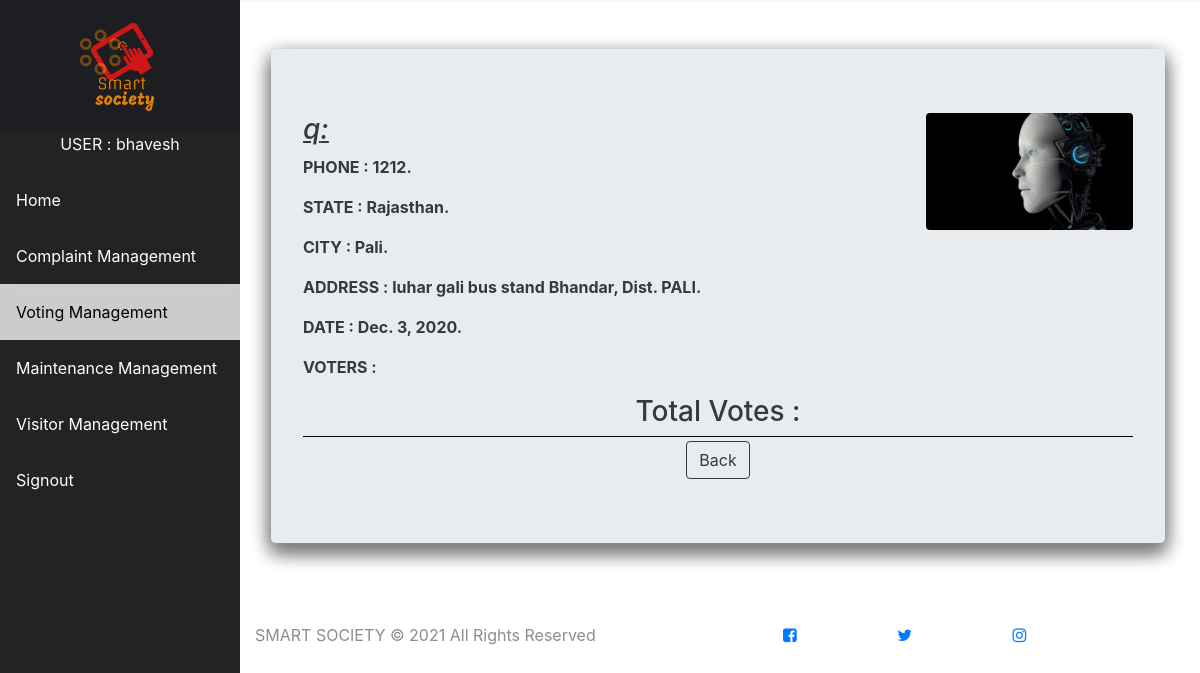
The page /security/groupview/3 (signed in) on the database its author committed.
### security/models.py (models this page shows, shortened)
class Vote_Groups(models.Model):
	group_id = models.AutoField(primary_key=True)
	name = models.CharField(max_length=70)
	phone = models.CharField(max_length=50, default="")
	state = models.CharField(max_length=50, default="")
	city = models.CharField(max_length=50, default="")
	address = models.CharField(max_length=80, default="")
	date = models.DateField()
	image = models.ImageField(upload_to="security/images")

### security/views.py (the view)
# urls.py: path('groupview/<myid>', views.groupview, name='groupview'),
def groupview(request, myid):
	msg = myid.split(',')
	try:
		listgroup = Vote_Groups.objects.filter(group_id=int(msg[0]))
		ls = Vote_Result.objects.filter(votes=msg[1])
		list_1 = []
		for i in range(len(ls)):
			list_1.append(ls[i])
		length = len(list_1)
		return render(request, 'security/groupview.html',{'listgroup':listgroup[0], 'lists':list_1, 'votes':length})
	except:
		return render(request, 'security/groupview.html',{'listgroup':listgroup[0]})

### security/templates/security/groupview.html (shortened to what this page needs)
{% extends 'society/dashboard.html' %}
{% block body %}
{% if user.is_authenticated %}
  {% load static %}
  <div class="sidebar">
    <a class="text-center" id="lgo" href="http://127.0.0.1:8000/security/home/">
    <img src="{% static 'society/logo.png' %}" height="100vh" ></a>
    <p class="text-light text-center" >USER : {{ request.user }}</p>
    <a href="http://127.0.0.1:8000/security/home/">Home</a>
    <a href="http://127.0.0.1:8000/security/complain/">Complaint Management</a>
    <a class="active" href="http://127.0.0.1:8000/security/voting/">Voting Management</a>
    <a href="/security/main/">Maintenance Management</a>
    <a href="/security/visit/">Visitor Management</a>
    <a href="http://127.0.0.1:8000/society/logout/">Signout</a>
  </div>
  <div class="content">
    <section class="container mt-5">
      <div class="jumbotron text-dark">
        <img src="/media/{{listgroup.image}}" class="w-25 rounded float-right">
        <h3 class="display-5"><u><i>{{listgroup.name}}:</i></u></h3>
        <p>PHONE : {{listgroup.phone}}.</p>
        <p>STATE : {{listgroup.state}}.</p>
        <p>CITY : {{listgroup.city}}.</p>
        <p>ADDRESS : {{listgroup.address}}.</p>
        <p>DATE : {{listgroup.date}}.</p>
        <p>VOTERS :{% for i in lists %} {{i}}, {% endfor %}</p>
        <h3 class="text-center display-5"> Total Votes : {{votes}} </h3>
        <hr class="my-1">
        <div class="text-center">
          <a href="/security/listgroup/"><button class="btn btn-outline-dark">Back</button></a>
        </div>
      </div>
    </section>
  </div>
{% endif %}
{% endblock %}

### rows shown on the page
Vote_Groups: image (picture), name "q", phone "1212", state "Rajasthan", city "Pali", address "luhar gali bus stand Bhandar, Dist. PALI", date "Dec. 3, 2020"

### other values the page prints
{{ request.user }} "bhavesh"
